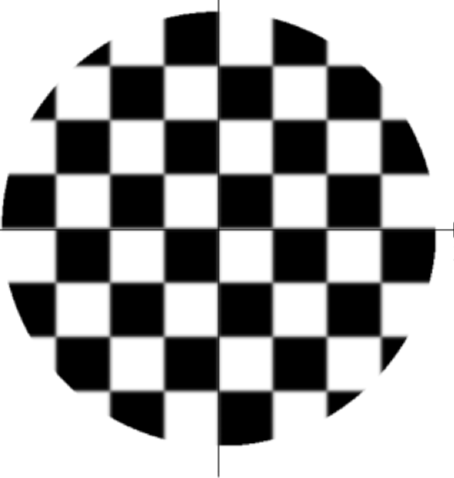
#> input picture chessboard.png, 454 x 478 px
$ jupyter execute Radon_transformation.ipynb
#> lines starting #> are read from the running program, lines starting #| are printed output that depends on the picture
[cell 1]
import numpy as np
import matplotlib.pyplot as plt
from skimage.transform import radon
from skimage.transform import rescale
from skimage.io import imread
from skimage.color import rgb2gray
from PIL import Image

image = Image.open('chessboard.png').convert('RGB')
image = np.array(image)
image = rgb2gray(image)
#> image: shape (478, 454) float64
image = rescale(image, scale=0.5, mode='reflect', anti_aliasing=True)
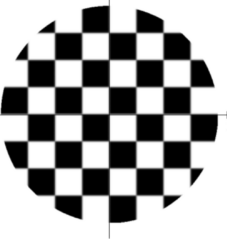
#> image: shape (239, 227) float64; min 0, max 1, mean 0.656

theta = np.linspace(0., 180., max(image.shape), endpoint=False)
#> theta = 239 values from 0 to 179.2
sinogram = radon(image, theta=theta)
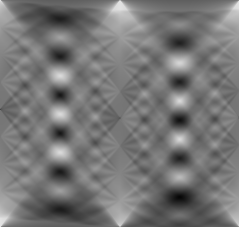
#> sinogram: shape (227, 239) float64; min 7.39, max 226.5, mean 118.2


fig, (ax1, ax2) = plt.subplots(1, 2, figsize=(12, 5))


ax1.imshow(image, cmap='gray')
ax1.set_title('og')
ax1.set_axis_off()


ax2.imshow(sinogram, cmap='gray',
           extent=(0, 180, 0, sinogram.shape[0]),
           aspect='auto')
ax2.set_title('Radon transform')
ax2.set_xlabel('angle (degree)')
ax2.set_ylabel('projection position')

plt.tight_layout()
plt.show()
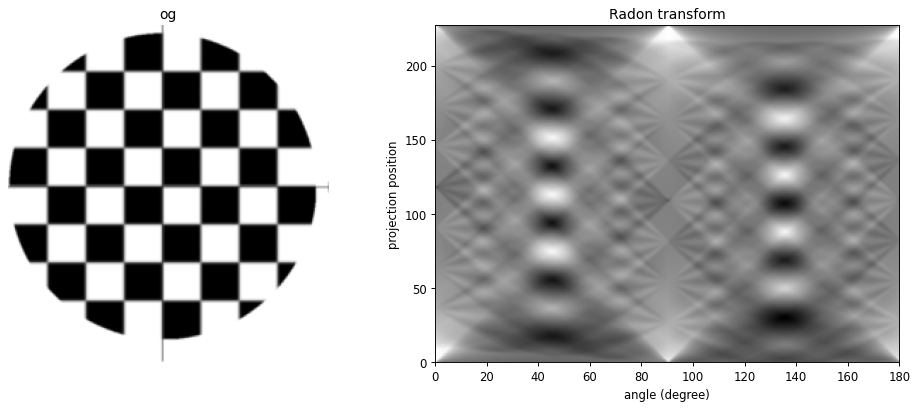
#> figure drawn by matplotlib, 2 panels

$ run again, with LSI.png copied over chessboard.png
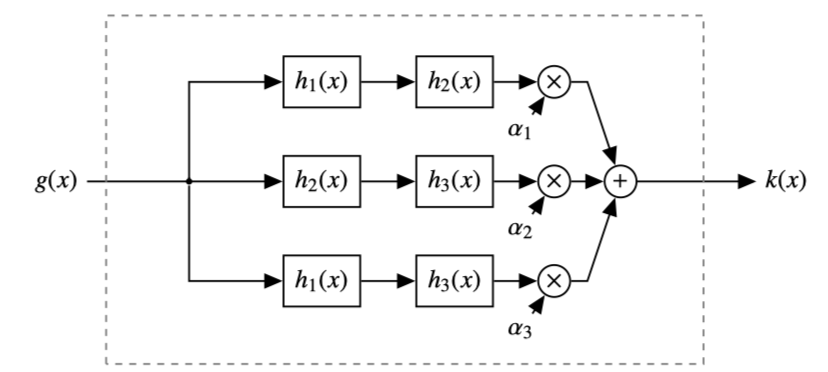
#> input picture LSI.png, 828 x 372 px
#> `sinogram = radon(image, theta=theta)`:
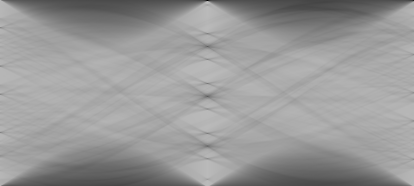
#> sinogram: shape (186, 414) float64; min 0, max 186, mean 153.2
#> `plt.show()`:
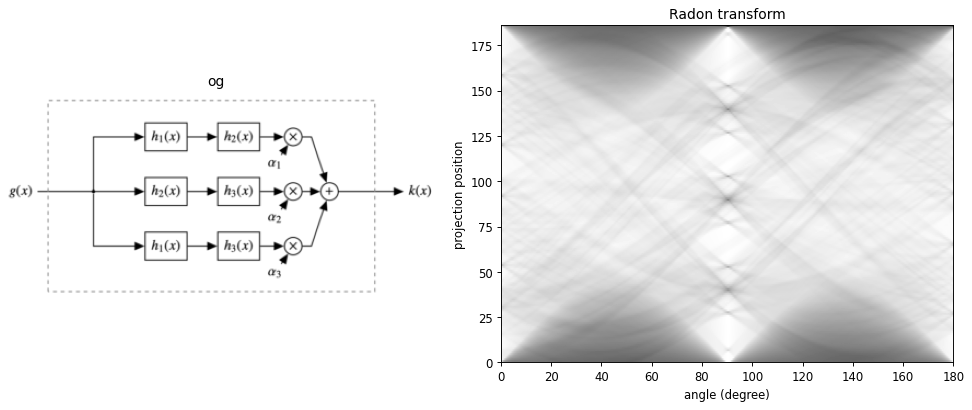
#> figure drawn by matplotlib, 2 panels

$ run again, with LSI_eg.png copied over chessboard.png
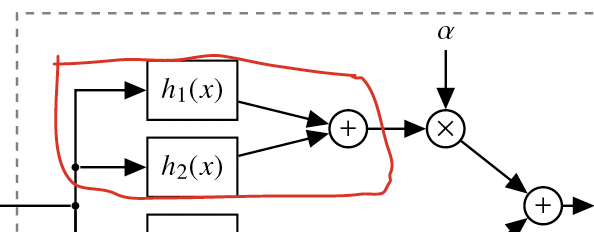
#> input picture LSI_eg.png, 594 x 232 px
#> `sinogram = radon(image, theta=theta)`:
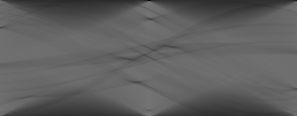
#> sinogram: shape (116, 297) float64; min 8.69, max 115.8, mean 95.2
#> `plt.show()`:
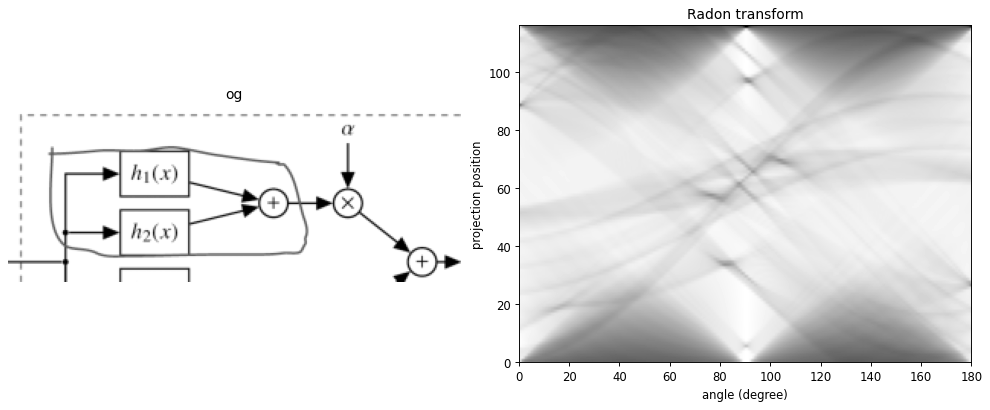
#> figure drawn by matplotlib, 2 panels
